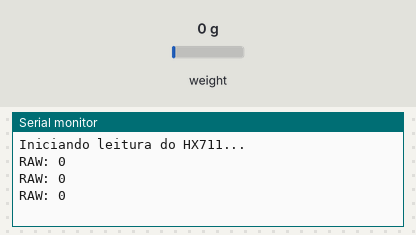
A sketch run on a simulated Arduino Nano, built with avr-gcc and run on an emulated ATmega328P. Shown: the last lines printed to the serial monitor. The test bench sets the inputs (shaded band); at power-on: weight on the scale 0 g.

Above: at 1.5 s.
1.6 s: weight on the scale set to 100 g
At 2.4 s:
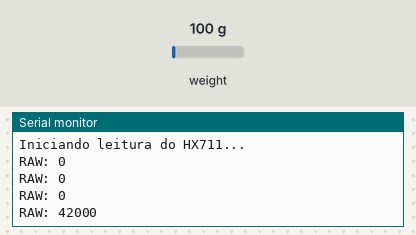
3.1 s: weight on the scale set to 1250 g
At 3.6 s:
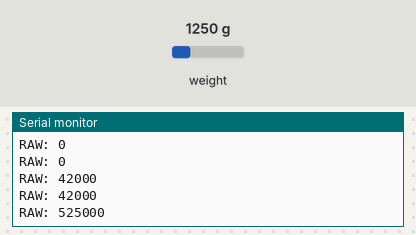
Timing chart, 0 to 6.1 s (numbered marks = the images above; inputs shaded):
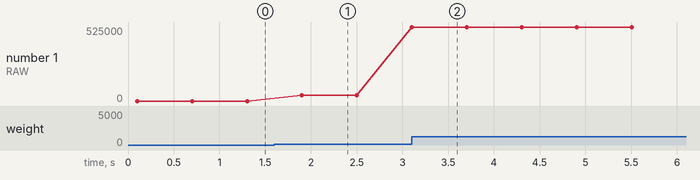

Measured:
- after the input at 1.6 s, the serial monitor: prints a new line after 0.30 s (image 1)
- after the input at 3.1 s, the serial monitor: prints a new line at once (image 2)
- plotted number 1: 0 → 42000 after the input at 1.6 s, 42000 → 525000 after the input at 3.1 s

The sketch:

G29BS_V0_1.ino
```cpp
#include <HX711.h>

// Definições dos pinos
#define DT_PIN 3       // Pino DT do HX711 no pino digital 3 do Arduino Nano
#define SCK_PIN 4      // Pino SCK do HX711 no pino digital 4 do Arduino Nano

HX711 scale;

void setup() {
  Serial.begin(9600);
  scale.begin(DT_PIN, SCK_PIN);
  Serial.println("Iniciando leitura do HX711...");
}

void loop() {
  // Lê o valor bruto (RAW) do HX711
  long rawValue = scale.read();
  Serial.print("RAW: ");
  Serial.println(rawValue);

  delay(500);  // Atualiza a leitura a cada 500 ms
}
```
